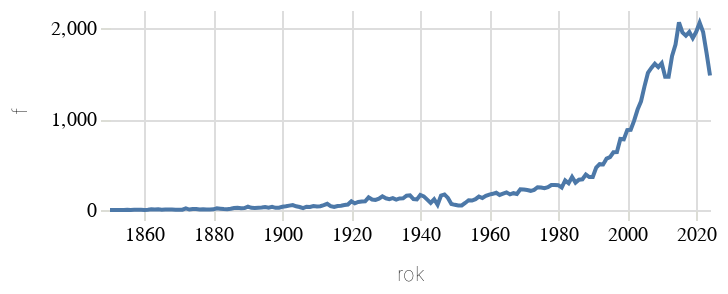

Notebook code cell kept with this figure:
### Code cell
alt.Chart(
    alt_friendly(historicky_podil.filter(pl.col("rok") >= 1850)), width=300, height=100
).mark_line().encode(
    alt.X('rok:T'),
    alt.Y('f:Q')
).configure_view(stroke='transparent')

### Figure 1 — Vega-Lite specification as saved in the notebook (floating-point values rounded to 4 significant figures; data arrays with more than 128 entries replaced by an {"elided": "..."} marker saying what was removed)
{"config": {"title": {"font": "Noticia Text", "fontSize": 14, "anchor": "start", "lineHeight": 21, "fontWeight": "bolder", "subtitleFont": "Noticia Text", "subtitleFontSize": 12, "subtitlePadding": 12, "dy": -12}, "axis": {"labelFont": "Asap", "titleFont": "Asap", "fontWeight": "lighter", "titleFontWeight": "lighter", "labelFontSize": 10, "titleFontSize": 10, "labelPadding": 2, "titlePadding": 10, "domainOpacity": 0, "tickColor": "#DCDDD6"}, "legend": {"labelFont": "Asap", "labelFontWeight": "normal", "titleFont": "Asap", "titleFontWeight": "normal", "labelFontSize": 10, "titleFontSize": 10}, "view": {"stroke": "transparent"}}, "data": {"name": "data-3deb65eef4b3209d6ec57abcf6c839fc"}, "mark": {"type": "line"}, "encoding": {"x": {"field": "rok", "type": "temporal"}, "y": {"field": "f", "type": "quantitative"}}, "height": 100, "width": 300, "$schema": "https://vega.github.io/schema/vega-lite/v5.8.0.json", "datasets": {"data-3deb65eef4b3209d6ec57abcf6c839fc": {"elided": "171 records"}}}
